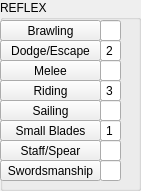
    <widget class="QGroupBox" name="Group_REFLEX">
     <property name="geometry">
      <rect>
       <x>310</x>
       <y>250</y>
       <width>141</width>
       <height>191</height>
      </rect>
     </property>
     <property name="title">
      <string>REFLEX</string>
     </property>
     <widget class="QPushButton" name="Brawling">
      <property name="geometry">
       <rect>
        <x>0</x>
        <y>20</y>
        <width>101</width>
        <height>21</height>
       </rect>
      </property>
      <property name="text">
       <string>Brawling</string>
      </property>
      <property name="checkable">
       <bool>false</bool>
      </property>
     </widget>
     <widget class="QPushButton" name="DodgeEscape">
      <property name="geometry">
       <rect>
        <x>0</x>
        <y>40</y>
        <width>101</width>
        <height>21</height>
       </rect>
      </property>
      <property name="text">
       <string>Dodge/Escape</string>
      </property>
      <property name="checkable">
       <bool>false</bool>
      </property>
     </widget>
     <widget class="QPushButton" name="Melee">
      <property name="geometry">
       <rect>
        <x>0</x>
        <y>60</y>
        <width>101</width>
        <height>21</height>
       </rect>
      </property>
      <property name="text">
       <string>Melee</string>
      </property>
      <property name="checkable">
       <bool>false</bool>
      </property>
     </widget>
     <widget class="QPushButton" name="Riding">
      <property name="geometry">
       <rect>
        <x>0</x>
        <y>80</y>
        <width>101</width>
        <height>21</height>
       </rect>
      </property>
      <property name="text">
       <string>Riding</string>
      </property>
      <property name="checkable">
       <bool>false</bool>
      </property>
     </widget>
     <widget class="QPushButton" name="Sailing">
      <property name="geometry">
       <rect>
        <x>0</x>
        <y>100</y>
        <width>101</width>
        <height>21</height>
       </rect>
      </property>
      <property name="text">
       <string>Sailing</string>
      </property>
      <property name="checkable">
       <bool>false</bool>
      </property>
     </widget>
     <widget class="QPushButton" name="SmallBlades">
      <property name="geometry">
       <rect>
        <x>0</x>
        <y>120</y>
        <width>101</width>
        <height>21</height>
       </rect>
      </property>
      <property name="text">
       <string>Small Blades</string>
      </property>
      <property name="checkable">
       <bool>false</bool>
      </property>
     </widget>
     <widget class="QPushButton" name="StaffSpear">
      <property name="geometry">
       <rect>
        <x>0</x>
        <y>140</y>
        <width>101</width>
        <height>21</height>
       </rect>
      </property>
      <property name="text">
       <string>Staff/Spear</string>
      </property>
      <property name="checkable">
       <bool>false</bool>
      </property>
     </widget>
     <widget class="QPushButton" name="Swordsmanship">
      <property name="geometry">
       <rect>
        <x>0</x>
        <y>160</y>
        <width>101</width>
        <height>21</height>
       </rect>
      </property>
      <property name="text">
       <string>Swordsmanship</string>
      </property>
      <property name="checkable">
       <bool>false</bool>
      </property>
     </widget>
     <widget class="QLineEdit" name="Brawling_Value">
      <property name="geometry">
       <rect>
        <x>100</x>
        <y>20</y>
        <width>21</width>
        <height>21</height>
       </rect>
      </property>
      <property name="alignment">
       <set>Qt::AlignCenter</set>
      </property>
      <property name="readOnly">
       <bool>true</bool>
      </property>
     </widget>
     <widget class="QLineEdit" name="DodgeEscape_Value">
      <property name="geometry">
       <rect>
        <x>100</x>
        <y>40</y>
        <width>21</width>
        <height>21</height>
       </rect>
      </property>
      <property name="text">
       <string>2</string>
      </property>
      <property name="alignment">
       <set>Qt::AlignCenter</set>
      </property>
      <property name="readOnly">
       <bool>true</bool>
      </property>
     </widget>
     <widget class="QLineEdit" name="Melee_Value">
      <property name="geometry">
       <rect>
        <x>100</x>
        <y>60</y>
        <width>21</width>
        <height>21</height>
       </rect>
      </property>
      <property name="alignment">
       <set>Qt::AlignCenter</set>
      </property>
      <property name="readOnly">
       <bool>true</bool>
      </property>
     </widget>
     <widget class="QLineEdit" name="Riding_Value">
      <property name="geometry">
       <rect>
        <x>100</x>
        <y>80</y>
        <width>21</width>
        <height>21</height>
       </rect>
      </property>
      <property name="text">
       <string>3</string>
      </property>
      <property name="alignment">
       <set>Qt::AlignCenter</set>
      </property>
      <property name="readOnly">
       <bool>true</bool>
      </property>
     </widget>
     <widget class="QLineEdit" name="Sailing_Value">
      <property name="geometry">
       <rect>
        <x>100</x>
        <y>100</y>
        <width>21</width>
        <height>21</height>
       </rect>
      </property>
      <property name="alignment">
       <set>Qt::AlignCenter</set>
      </property>
      <property name="readOnly">
       <bool>true</bool>
      </property>
     </widget>
     <widget class="QLineEdit" name="SmallBlades_Value">
      <property name="geometry">
       <rect>
        <x>100</x>
        <y>120</y>
        <width>21</width>
        <height>21</height>
       </rect>
      </property>
      <property name="text">
       <string>1</string>
      </property>
      <property name="alignment">
       <set>Qt::AlignCenter</set>
      </property>
      <property name="readOnly">
       <bool>true</bool>
      </property>
     </widget>
     <widget class="QLineEdit" name="StaffSpear_Value">
      <property name="geometry">
       <rect>
        <x>100</x>
        <y>140</y>
        <width>21</width>
        <height>21</height>
       </rect>
      </property>
      <property name="alignment">
       <set>Qt::AlignCenter</set>
      </property>
      <property name="readOnly">
       <bool>true</bool>
      </property>
     </widget>
     <widget class="QLineEdit" name="Swordsmanship_Value">
      <property name="geometry">
       <rect>
        <x>100</x>
        <y>160</y>
        <width>21</width>
        <height>21</height>
       </rect>
      </property>
      <property name="alignment">
       <set>Qt::AlignCenter</set>
      </property>
      <property name="readOnly">
       <bool>true</bool>
      </property>
     </widget>
    </widget>
